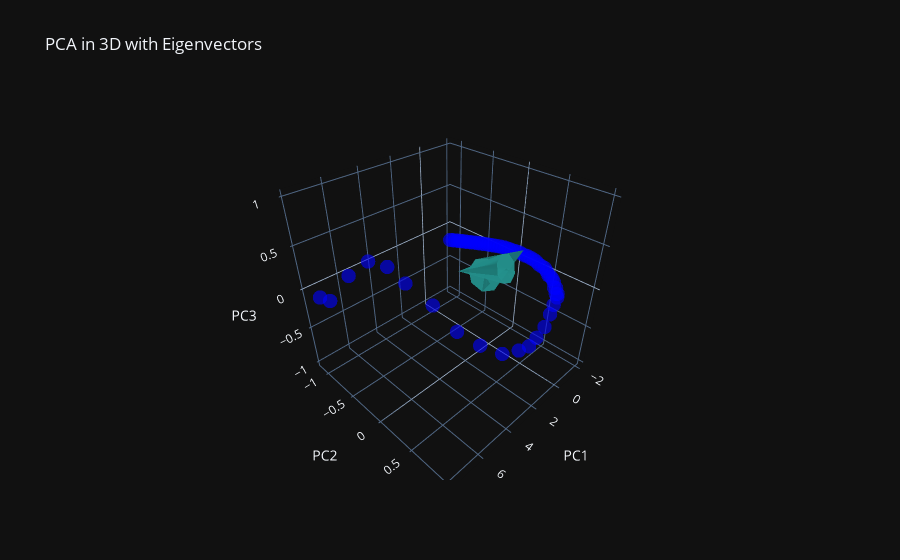

Source (notebook cell):
### Code cell
import pandas as pd
import numpy as np
import plotly.graph_objects as go
from sklearn.decomposition import PCA
from sklearn.preprocessing import StandardScaler

# Assuming 'x_scaled' contains the scaled input data (after scaling)
pca = PCA(n_components=3)
x_pca = pca.fit_transform(x_scaled)

# Eigenvectors and explained variance ratio
eigenvectors = pca.components_
explained_variance_ratio = pca.explained_variance_ratio_ * 100

# Create 3D scatter plot of PCA components
fig = go.Figure()

# Plot the 3D scatter plot for the PCA result
fig.add_trace(go.Scatter3d(
    x=x_pca[:, 0],
    y=x_pca[:, 1],
    z=x_pca[:, 2],
    mode='markers',
    marker=dict(size=5, color='blue', opacity=0.6),
    name='PCA Data Points'
))

# Plot the eigenvectors as arrows
for i in range(3):
    fig.add_trace(go.Cone(
        x=[0], y=[0], z=[0],  # Origin of the arrow (at the origin)
        u=[eigenvectors[i, 0]], v=[eigenvectors[i, 1]], w=[eigenvectors[i, 2]],  # Direction of the eigenvectors
        colorscale='Viridis', 
        showscale=False, 
        sizemode="scaled", 
        sizeref=1.5,  # Increased value for better visibility of eigenvectors
        opacity=0.8,
        name=f'Eigenvector {i+1}'
    ))

# Update layout and labels
fig.update_layout(
    title="PCA in 3D with Eigenvectors",
    scene=dict(
        xaxis_title='PC1',
        yaxis_title='PC2',
        zaxis_title='PC3'
    ),
    legend_title='Legend',
    template='plotly_dark'
)

# Show the plot
fig.show()

### Figure 1 — Plotly figure (JSON) as saved in the notebook; plotly's stock layout.template omitted (floating-point values rounded to 4 significant figures)
{"data": [{"marker": {"color": "blue", "opacity": 0.6, "size": 5}, "mode": "markers", "name": "PCA Data Points", "type": "scatter3d", "x": [-1.952, -1.933, -1.914, -1.895, -1.876, -1.857, -1.836, -1.815, -1.796, -1.777, -1.757, -1.737, -1.716, -1.694, -1.671, -1.648, -1.626, -1.604, -1.581, -1.555, -1.528, -1.494, -1.461, -1.433, -1.399, -1.361, -1.321, -1.286, -1.241, -1.195, -1.145, -1.076, -1.023, -0.9662, -0.8854, -0.7873, -0.7144, -0.6343, -0.5356, -0.4099, -0.3316, -0.1931, -0.11, 0.03688, 0.2645, 0.4963, 0.7954, 1.142, 1.497, 1.887, 2.435, 3.058, 3.688, 4.283, 4.952, 5.392, 5.929, 6.646, 7.461, 7.81], "y": [-1.125, -1.074, -1.023, -0.9714, -0.9201, -0.8688, -0.8177, -0.7666, -0.7154, -0.6641, -0.6129, -0.5617, -0.5106, -0.4598, -0.4091, -0.3582, -0.307, -0.2561, -0.2051, -0.1544, -0.104, -0.05356, -0.002925, 0.0473, 0.09767, 0.1477, 0.1981, 0.247, 0.2957, 0.3436, 0.3903, 0.4382, 0.4839, 0.5294, 0.5726, 0.6111, 0.6488, 0.6863, 0.7196, 0.7488, 0.7824, 0.8072, 0.8374, 0.8562, 0.858, 0.8632, 0.8591, 0.8291, 0.7999, 0.7366, 0.6135, 0.416, 0.2057, -0.01975, -0.2625, -0.4131, -0.5629, -0.709, -0.8528, -0.909], "z": [-0.2127, -0.1959, -0.179, -0.1622, -0.1454, -0.1286, -0.113, -0.0971, -0.08038, -0.06367, -0.04709, -0.03118, -0.01564, 0.0003391, 0.0154, 0.03009, 0.04399, 0.05879, 0.07357, 0.08602, 0.09925, 0.106, 0.1138, 0.1263, 0.1345, 0.1399, 0.1417, 0.1523, 0.1556, 0.1584, 0.1578, 0.1477, 0.1495, 0.1535, 0.1389, 0.1191, 0.1264, 0.1215, 0.108, 0.06888, 0.08734, 0.04291, 0.0658, 0.04816, -0.01403, -0.1014, -0.2285, -0.3408, -0.4242, -0.4685, -0.5161, -0.4425, -0.3022, -0.02417, 0.1901, 0.354, 0.4007, 0.2432, -0.03854, 0.0132]}, {"colorscale": [[0, "#440154"], [0.1111, "#482878"], [0.2222, "#3e4989"], [0.3333, "#31688e"], [0.4444, "#26828e"], [0.5556, "#1f9e89"], [0.6667, "#35b779"], [0.7778, "#6ece58"], [0.8889, "#b5de2b"], [1, "#fde725"]], "name": "Eigenvector 1", "opacity": 0.8, "showscale": false, "sizemode": "scaled", "sizeref": 1.5, "type": "cone", "u": [0.3227], "v": [0.3888], "w": [0.3898], "x": [0], "y": [0], "z": [0]}, {"colorscale": [[0, "#440154"], [0.1111, "#482878"], [0.2222, "#3e4989"], [0.3333, "#31688e"], [0.4444, "#26828e"], [0.5556, "#1f9e89"], [0.6667, "#35b779"], [0.7778, "#6ece58"], [0.8889, "#b5de2b"], [1, "#fde725"]], "name": "Eigenvector 2", "opacity": 0.8, "showscale": false, "sizemode": "scaled", "sizeref": 1.5, "type": "cone", "u": [0.8898], "v": [-0.001411], "w": [0.03954], "x": [0], "y": [0], "z": [0]}, {"colorscale": [[0, "#440154"], [0.1111, "#482878"], [0.2222, "#3e4989"], [0.3333, "#31688e"], [0.4444, "#26828e"], [0.5556, "#1f9e89"], [0.6667, "#35b779"], [0.7778, "#6ece58"], [0.8889, "#b5de2b"], [1, "#fde725"]], "name": "Eigenvector 3", "opacity": 0.8, "showscale": false, "sizemode": "scaled", "sizeref": 1.5, "type": "cone", "u": [0.293], "v": [-0.4282], "w": [-0.1791], "x": [0], "y": [0], "z": [0]}], "layout": {"legend": {"title": {"text": "Legend"}}, "scene": {"xaxis": {"title": {"text": "PC1"}}, "yaxis": {"title": {"text": "PC2"}}, "zaxis": {"title": {"text": "PC3"}}}, "title": {"text": "PCA in 3D with Eigenvectors"}}}
